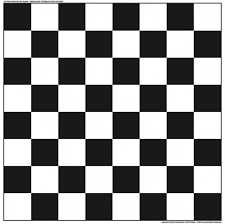
#> input picture les_7/chessb.png, 225 x 224 px
$ python Harris.py
#> lines starting #> are read from the running program, lines starting #| are printed output that depends on the picture; after the words box and inside, x2 and y2 are one past the last pixel; in counts of white or black regions, pixels touching at a corner belong together
import cv2 as cv

def harris(desk, name, fx=1, fy=1):
    # desk = cv.resize(desk, None, fx=2, fy= 2)
    gray = cv.cvtColor(desk, cv.COLOR_BGR2GRAY)
    harris = cv.cornerHarris(gray, 2, 5, 0.06)
    thresh = harris.max() * 0.01
    desk[harris > thresh] = [0, 0, 255]
    cv.imshow(name, cv.resize(desk, None, fx=fx, fy=fy))


desk = cv.imread('chessb.png')
#> desk is the input picture: shape (224, 225, 3); min 0, max 255, mean 143.4
harris(desk, 'desk', 2, 2)
#> in harris, `harris = cv.cornerHarris(gray, 2, 5, 0.06)`:
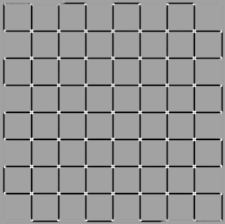
#> harris: shape (224, 225) float32; min -3.47, max 1.97, mean -0.271; drawn with min black and max white
#> in harris, `thresh = harris.max() * 0.01`: thresh = 0.0197
#> in harris, `desk[harris > thresh] = [0, 0, 255]`:
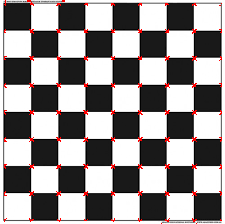
#> desk: shape (224, 225, 3); 1.93% of pixels changed, all inside (x1, y1, x2, y2) = (4, 0, 222, 224)
#> in harris, `cv.imshow(name, cv.resize(desk, None, fx=fx, fy=fy))`:
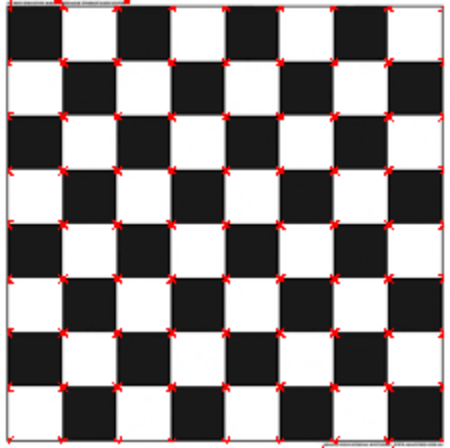
#> window 'desk': shape (448, 450, 3); mean B, G, R 140.7, 140.7, 145.6
house = cv.imread('building.jpg')
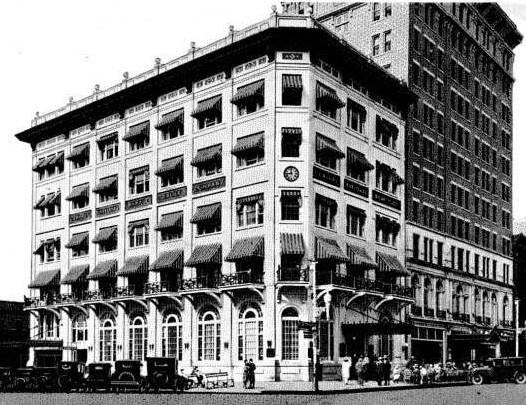
#> input picture les_7/building.jpg, 526 x 405 px
#> house is the input picture: shape (405, 526, 3); min 0, max 255, mean 127.2
harris(house, 'house')
#> call 2 of harris, with name = 'house', fx = 1, fy = 1
#> in harris (call 2), `harris = cv.cornerHarris(gray, 2, 5, 0.06)`:
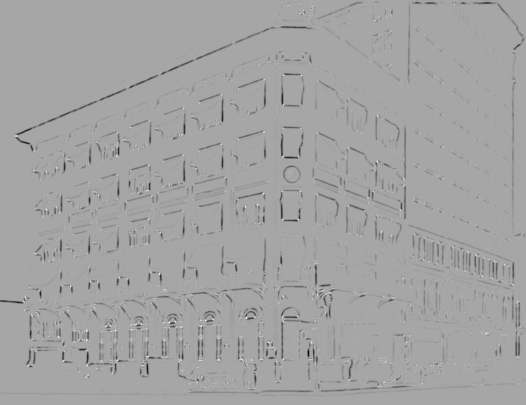
#> harris: shape (405, 526) float32; min -3.52, max 1.87, mean -0.0596; drawn with min black and max white
#> in harris (call 2), `thresh = harris.max() * 0.01`: thresh = 0.0187
#> in harris (call 2), `desk[harris > thresh] = [0, 0, 255]`:
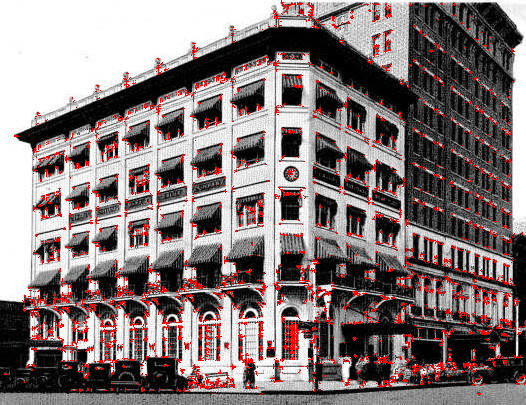
#> desk: shape (405, 526, 3); 5.39% of pixels changed, all inside (x1, y1, x2, y2) = (4, 0, 526, 396)

cv.waitKey(2000)
cv.destroyAllWindows()
